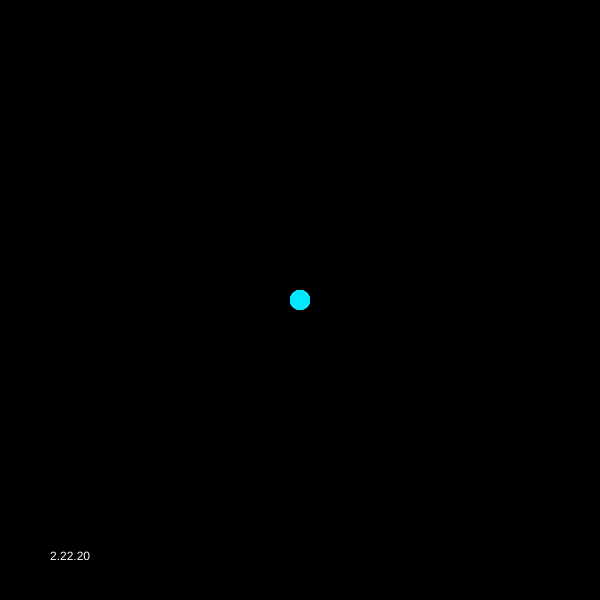
Frame 1 (no input)
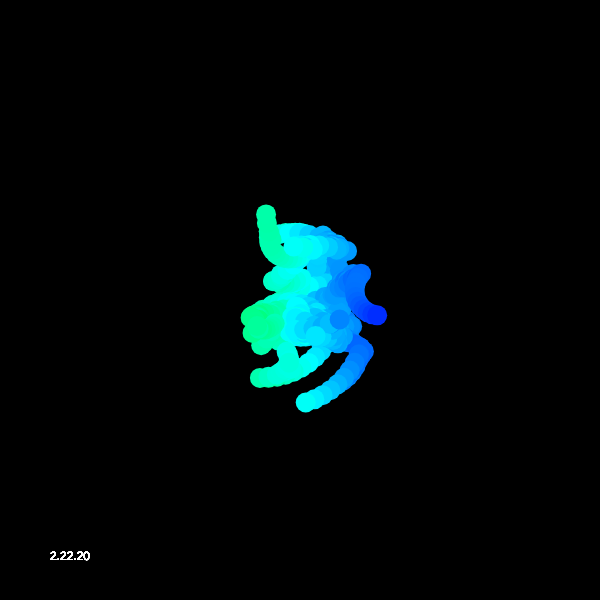
Frame 60 (no input)
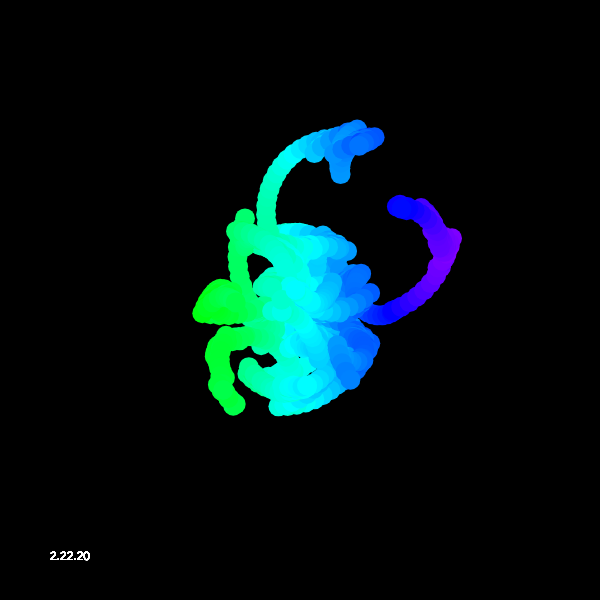
Frame 120 (the mouse pressed at the canvas centre since frame 60)

The p5.js sketch that drew these frames (run headless with seeded random() and noise() and a simulated clock; from frame 60 on, the mouse is pressed at the canvas centre):

// p5.js sketch
// ── sketch.js

var circles = []
var total = 10
var img;


function setup() {
  createCanvas(600, 600);
  background(0);
  
  for(var i = 0; i < total; i++){
    circles[i] = {};
    circles[i].prevPos = {x: width/2, y: height/2}
    circles[i].pos = {x: width/2, y: height/2}
    circles[i].dir = random() > 0.5 ? 1 : -1
    circles[i].radius = random(3, 10)
    circles[i].angle = 0
  }
  colorMode(HSB);
}

function draw() {
  for(var i = 0; i < total; i++){
    var circle = circles[i]
    circle.angle += 1/circle.radius*circle.dir

    circle.pos.x += cos(circle.angle) * circle.radius
    circle.pos.y += sin(circle.angle) * circle.radius
    if(random(100) > 70 || circle.pos.x < 0 || circle.pos.x > width || circle.pos.y < 0 || circle.pos.y > height){
      circle.dir *= -1
      circle.radius = random(3, 10)
      circle.angle += PI
    }
    noStroke();

    fill(map(circle.pos.x, 0, width, 0, 360), 255, 255, 10);

    ellipse(circle.prevPos.x, circle.prevPos.y, 20, 20)

    circle.prevPos.x = circle.pos.x
    circle.prevPos.y = circle.pos.y
  }
  fill(255);
  noStroke();
  text("2.22.20", 50, height - 40);
}
